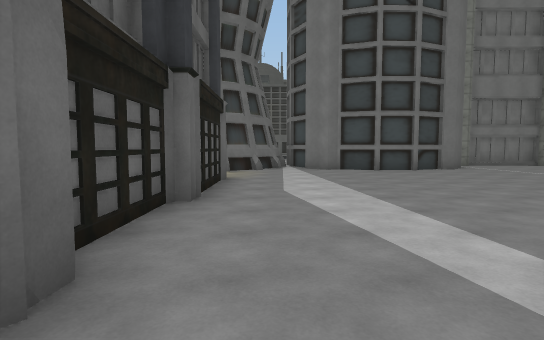
view 1 (above)

18 first-person views from a walk through a scene from a Unity 3-D project. The camera is 1.5 m above the floor, tilts 4° down and sees 80° across. The floor is counted in squares, 2 m on a side. Each view is taken from the middle of a square. On the plan, view 1 faces up. The plan holds only what a view shows up to about 11 squares ahead; the rest is blank. The place goes on beyond the plan. Some surface patterns are stand-ins.

view 2
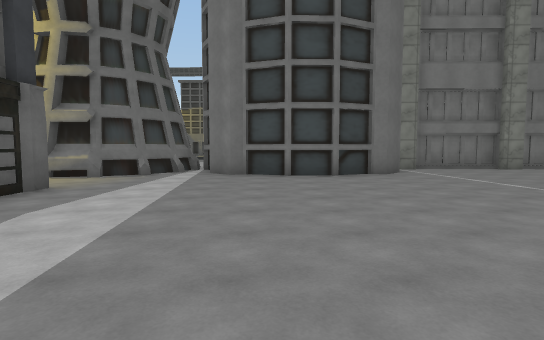

view 3
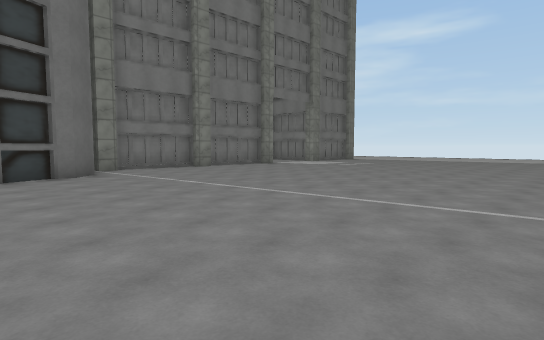

view 4
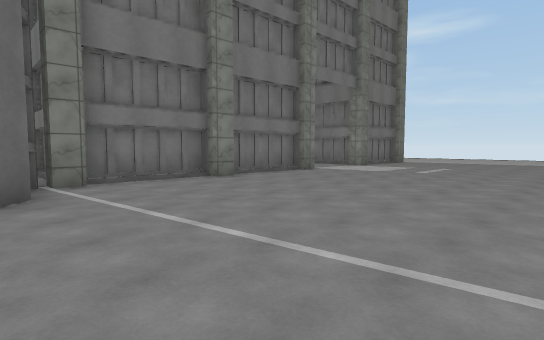

view 5
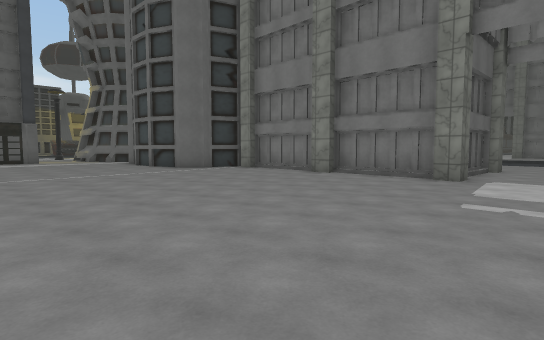

view 6
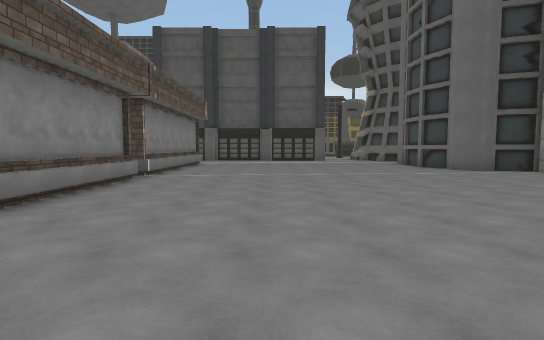

view 7
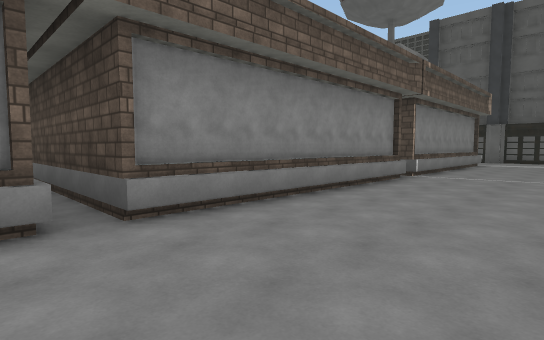

view 8
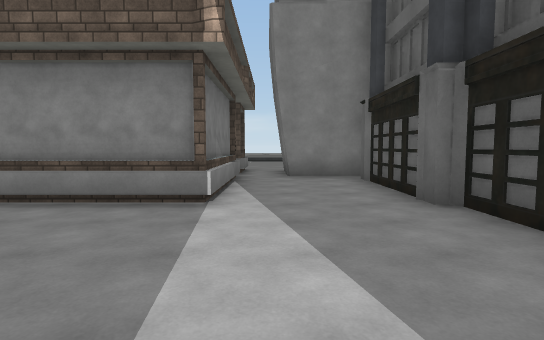

view 9
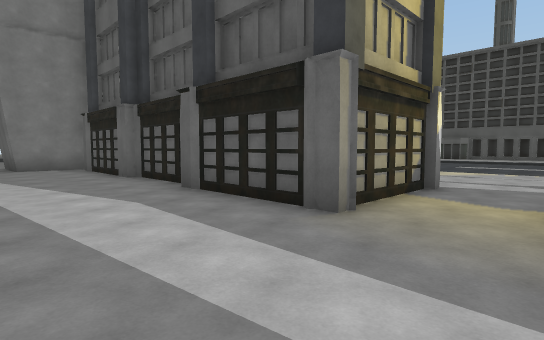

view 10
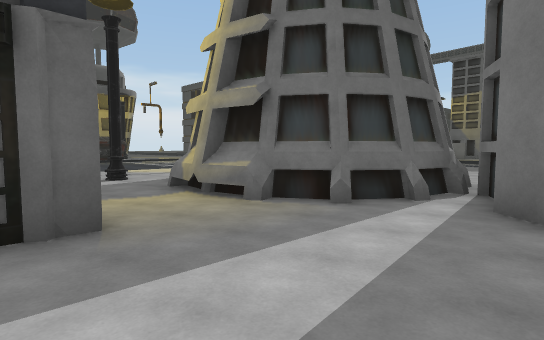

view 11
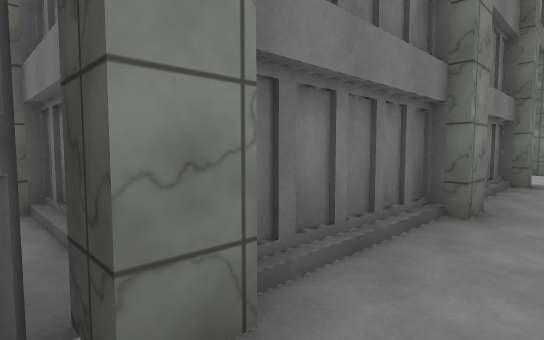

view 12
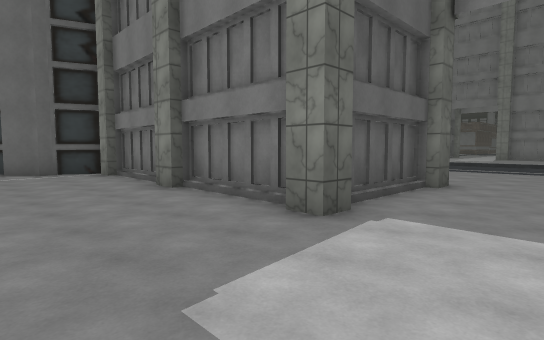

view 13
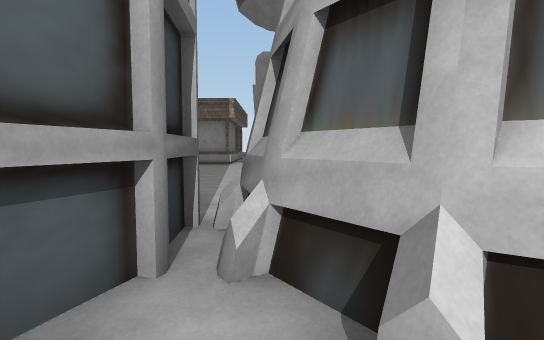

view 14
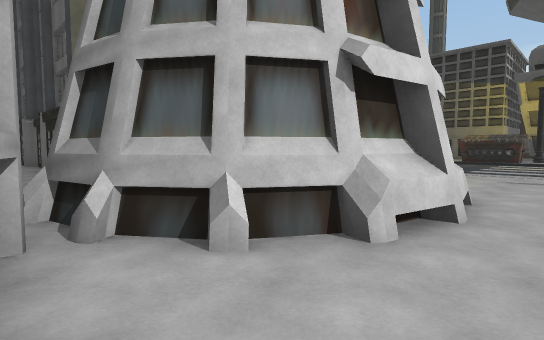

view 15
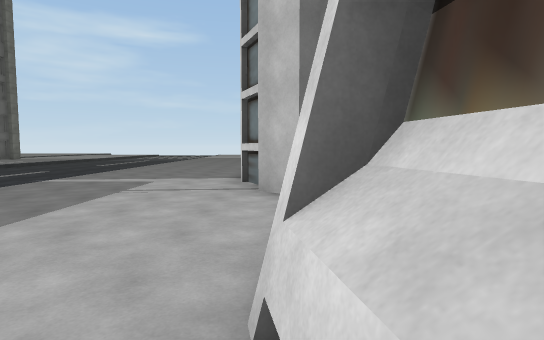

view 16
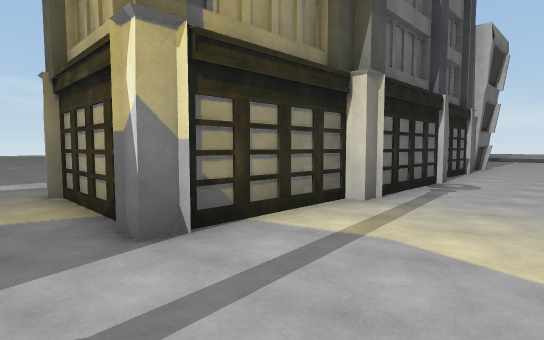

view 17
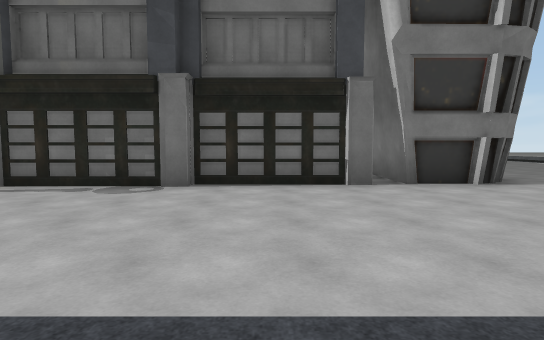

view 18
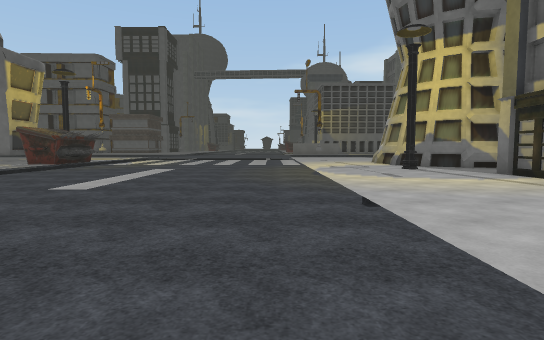

### Floor plan
Key: @ floor where view 1 was taken; # wall or solid block; x gap in a wall; . main floor; - floor 0.25 m lower than the main floor; / step, stairs or slope; ^ raised ledge; O other object.
Columns run from 18 left of view 1 to 17 right of it. Each row starts with its distance up from view 1.
 17              .............#      x.
 16       ---/.....#^...##   .#     ##..
 15       ---/...  ###.##    .#     #...
 14                  ###     ########...
 13                         ###..#..#...
 12           ..     ####   #...........
 11 .--------/...#####..#####...........
 10 .--------/..#.###...................
  9 .--------/..........................
  8  --------/....####..................
  7   -------/....#  #..................
  6    ------/....#  #..................
  5     -----/....O ##..................
  4     -----/...O  #O..................
  3      ----/...O  #...................
  2       ---/....  #...................
  1        --/....# ##..#######^######.#
  0         -/....#  #@.#            #.
 -1          /....#  #..#            #.
 -2           ..... O...#            #
 -3            ...#####.#            #
 -4             ..#   #.#
 -5               ..   .#
 -6                ..
 -7                 ..
 -8                  .

Where each view was taken, in squares from view 1:
view 1: 0 up, 0 right, facing up
view 2: 2 up, 3 right, facing up
view 3: 2 up, 4 right, facing up-right
view 4: 6 up, 6 right, facing up-right
view 5: 5 up, 17 right, facing up-left
view 6: 5 up, 17 right, facing left
view 7: 5 up, 17 right, facing down-left
view 8: 6 up, 1 right, facing down
view 9: 10 up, 2 right, facing down-left
view 10: 7 up, 2 right, facing up-left
view 11: 12 up, 7 right, facing up-right
view 12: 10 up, 17 right, facing up-left
view 13: 16 up, 0 right, facing down
view 14: 17 up, 1 right, facing down-left
view 15: 16 up, 4 left, facing right
view 16: 9 up, 7 left, facing down-right
view 17: 0 up, 10 left, facing right
view 18: 0 up, 10 left, facing up
